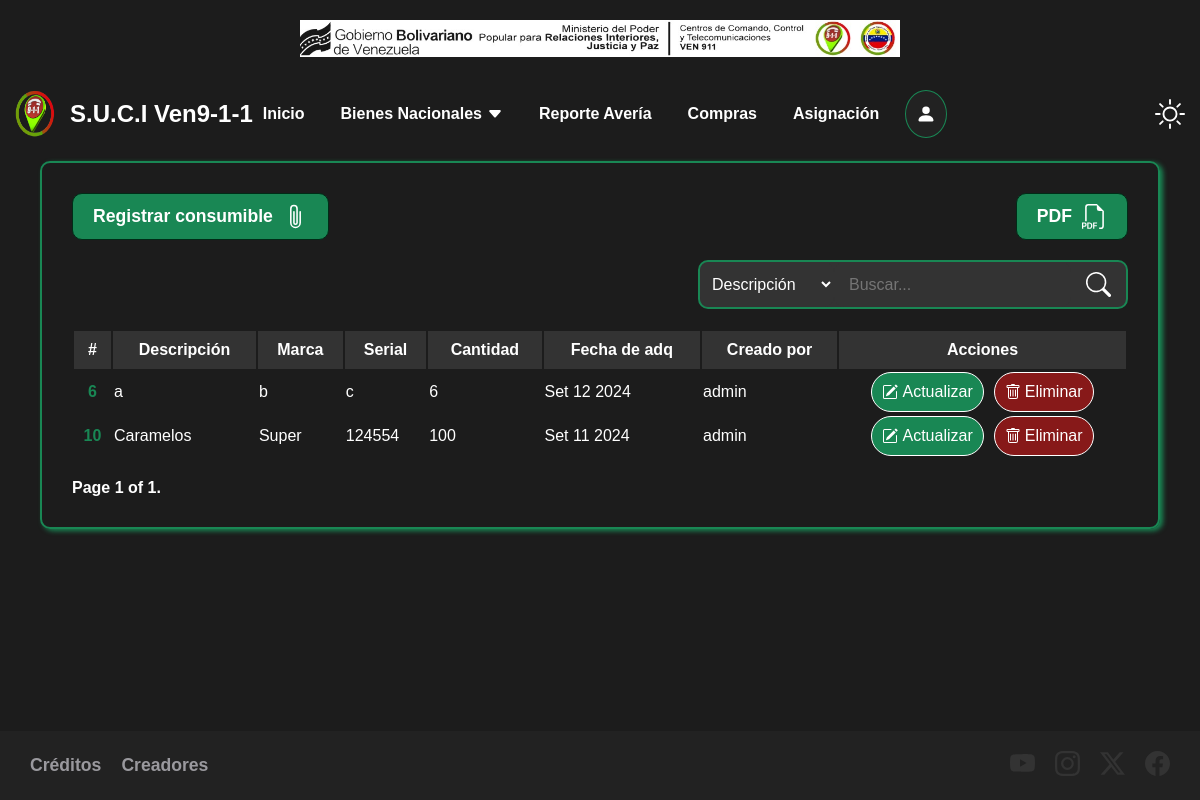
Page /bienes/consumible on the committed database.
### administracion/models.py (models this page shows, shortened)
class Articulo(models.Model):
    descripcion = models.TextField(max_length=255)
    marca = models.CharField(max_length=255, blank=True, null=True)
    modelo = models.CharField(max_length=255, blank=True, null=True)
    serial = models.CharField(max_length=255, blank=True, null=True)
    placa = models.CharField(max_length=255, blank=True, null=True)
    codigo_bn = models.CharField(max_length=255, blank=True, null=True)
    cantidad = models.IntegerField()
    tipo_articulo = models.ForeignKey(TipoArticulo, on_delete=models.CASCADE)
    condicion = models.ForeignKey(Condicion, on_delete=models.CASCADE)
    fecha_adq = models.DateField()
    asignado = models.BooleanField(default=False)
    user = models.ForeignKey(User, on_delete=models.CASCADE)
    created_at = models.DateTimeField(default=timezone.now)

### administracion/views.py (the view)
# urls.py: path('bienes/consumible', views.consumible, name='consumible'),
def consumible(request):
    consumible = Articulo.objects.filter(tipo_articulo=2)
    paginator = Paginator(consumible, 10)  # Show 10 per page.
    page_number = request.GET.get("page", 1)
    page_obj = paginator.get_page(page_number)
    return render(request, 'consumible/consumible.html', {
        'consumible': paginator.page(page_number),
        'page_obj': page_obj
    })

### administracion/templates/consumible/consumible.html (shortened to what this page needs)
{% extends 'base.html' %}
{% block content %}
    <main class="content">
        <div class="content-buttons">
            <div>
                <a href="{% url 'create_consumible' %}">
                    <span>Registrar consumible</span>
                    <svg xmlns="http://www.w3.org/2000/svg" width="25" height="25" fill="currentColor" class="bi bi-paperclip" viewBox="0 0 16 16">
                        <path d="M4.5 3a2.5 2.5 0 0 1 5 0v9a1.5 1.5 0 0 1-3 0V5a.5.5 0 0 1 1 0v7a.5.5 0 0 0 1 0V3a1.5 1.5 0 1 0-3 0v9a2.5 2.5 0 0 0 5 0V5a.5.5 0 0 1 1 0v7a3.5 3.5 0 1 1-7 0z"/>
                    </svg>
                </a>
            </div>
            <div>
                <a>
                    <span>PDF</span>
                </a>
            </div>
        </div>
        <div class="content-search">
            <form action="{% url 'search_consumible' %}" method="GET">
                <select name="option" id="option">
                    <option value="descripcion">Descripción</option>
                </select>
                <input name="q" type="search" placeholder="Buscar..." aria-label="Search">
                <svg xmlns="http://www.w3.org/2000/svg" width="25" height="25" fill="currentColor" class="bi bi-search" viewBox="0 0 16 16">
                    <path d="M11.742 10.344a6.5 6.5 0 1 0-1.397 1.398h-.001q.044.06.098.115l3.85 3.85a1 1 0 0 0 1.415-1.414l-3.85-3.85a1 1 0 0 0-.115-.1zM12 6.5a5.5 5.5 0 1 1-11 0 5.5 5.5 0 0 1 11 0"/>
                </svg>
            </form>
        </div>
        <table class="content-table">
            <thead>
                <tr>
                    <th scope="col">#</th>
                    <th scope="col">Descripción</th>
                    <th scope="col">Marca</th>
                    <th scope="col">Serial</th>
                    <th scope="col">Cantidad</th>
                    <th scope="col">Fecha de adq</th>
                    <th scope="col">Creado por</th>
                    <th scope="col">Acciones</th>
                </tr>
            </thead>
            <tbody>
                {% for con in consumible %}
                <tr>
                    <th scope="row">{{ con.id }}</th>
                    <td>{{ con.descripcion }}</td>
                    <td>{{ con.marca }}</td>
                    <td>{{ con.serial }}</td>
                    <td>{{ con.cantidad }}</td>
                    <td>{{ con.fecha_adq|date:'M j Y'}}</td>
                    <td>{{ con.user }}</td>
                    <td>
                        <div>
                            <a href="{% url 'update_consumible' con.id %}">
                                Actualizar
                            </a>
                            <form action="{% url 'delete_consumible' con.id %}" method="POST">
                                <button>
                                    Eliminar
                                </button>
                            </form>
                        </div>
                    </td>
                </tr>
                {% endfor %}
            </tbody>
        </table>
        <div class="pagination">
            <span class="step-links">
                <span class="current">
                    Page {{ page_obj.number }} of {{ page_obj.paginator.num_pages }}.
                </span>
            </span>
        </div>
    </main>
{% endblock %}

### administracion/static/css/main.css (style rules this page uses)
body { background: #1c1c1c;; font-family: sans-serif; margin: 0; }

### rows in the picture
Articulo: id "6", descripcion "a", marca "b", serial "c", cantidad "6", fecha_adq "Set 12 2024", user "admin"
Articulo: id "10", descripcion "Caramelos", marca "Super", serial "124554", cantidad "100", fecha_adq "Set 11 2024", user "admin"

### other values in the picture
{{ page_obj.number }} "1"
{{ page_obj.paginator.num_pages }} "1"
